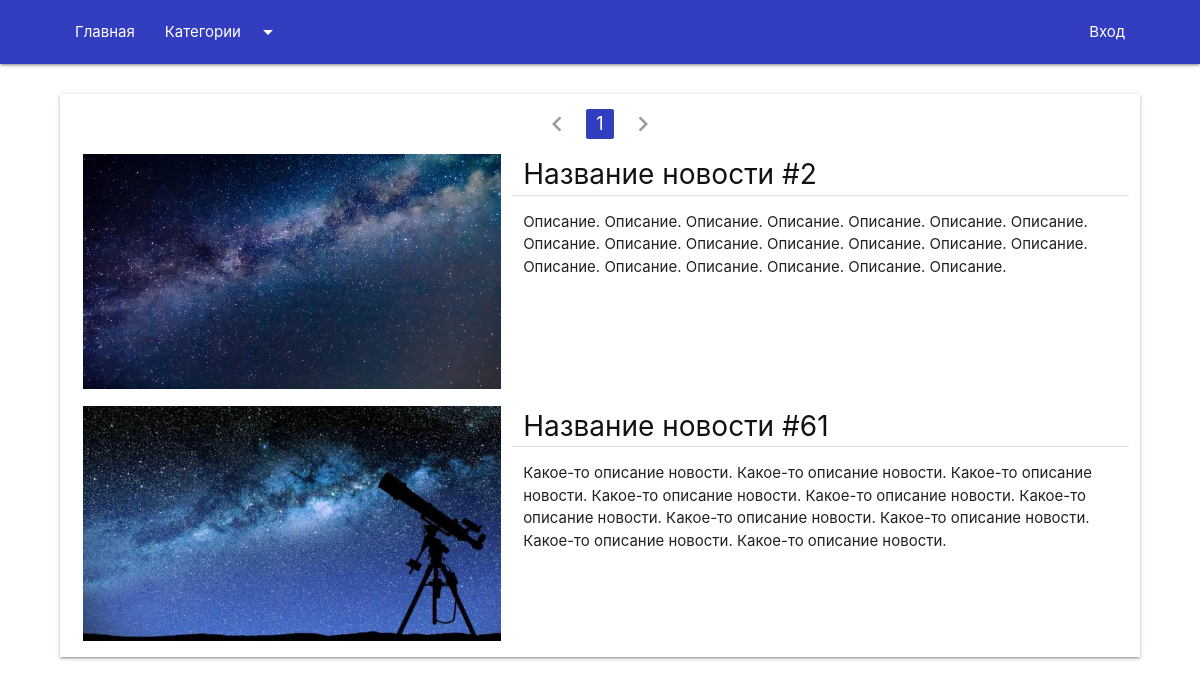
/news/category/astronomy/, run on the app's committed database.
### News/models.py (models this page shows, shortened)
class News(models.Model):
    visible = models.BooleanField(default=False, verbose_name='Показывать новость')
    title = models.CharField(max_length=1024, verbose_name='Название')
    short_desc = models.TextField(verbose_name='Краткое описание')
    tags = models.TextField(default='', blank=True, verbose_name='Тэги (через запятую)')
    category = models.ManyToManyField('Category', verbose_name='Категории')
    image = ProcessedImageField(upload_to='images/news-posters/',
                                 format='JPEG',
                                 processors=[ResizeToFill(1280, 720)],
                                 options={'quality': 75},
                                verbose_name='Постер',
                                help_text='Соотношение сторон будет преобразовано в 2:1')
    body = RichTextUploadingField(default='', verbose_name='Содержание')
    date = models.DateTimeField(default=timezone.now, verbose_name='Дата')
    date_edit = models.DateTimeField(auto_now=True, verbose_name='Дата изменения')
    class Meta:
        verbose_name = 'Новости'
        verbose_name_plural = 'Новости'
        ordering = ['-date']

### News/views.py (the view, shortened to what this page needs)
# urls.py: path('category/<category>/', news_category),
def news_category(request, category):
    NEWS_BY_PAGE = 12
    current_page = 1
    category = Category.objects.get(slug=category)
    news_list = News.objects.filter(category=category, visible=True)
    news_list, pages = pagination(current_page, news_list, NEWS_BY_PAGE)
    return render(request, 'News/NewsCategory.html', {'categories': get_category_list(),
                                                      'category': category,
                                                      'news_list': news_list,
                                                      'pages': pages})

### Main/templatetags/main_extras.py (called while the page is built)
@register.filter
def last_index(value):
    return value[-1]

### Main/utils.py (called while the page is built)
def pagination(current_page, objects, obj_in_page):
    MAX_PAGINATION = 4
    max_pages = math.ceil(objects.count() / obj_in_page)
    min_page = current_page - MAX_PAGINATION if current_page - MAX_PAGINATION > 0 else 1
    max_page = current_page + MAX_PAGINATION + 1 if current_page + MAX_PAGINATION + 1 <= max_pages else max_pages + 1
    right = current_page*obj_in_page
    if right > objects.count():
        objects = objects[(current_page-1)*obj_in_page:]
    else:
        objects = objects[(current_page-1)*obj_in_page:right]
    return objects, {'page': current_page, 'range': range(min_page, max_page), 'max_pages': max_pages}

### News/utils.py (called while the page is built)
def get_category_list():
    return Category.objects.all()

### templates/News/NewsCategory.html (shortened to what this page needs)
{% extends 'base.html' %}
{% load static %}
{% load main_extras %}
{% block content %}
    <div class="container">
        <div class="row">
            <div class="col s12 news-list z-depth-1">
                <div class="col s12 no-padding">
                    <ul class="pagination center">
                        {% if pages.page == pages.range.0 %}
                            <li class="disabled"><a href=""><i class="material-icons">chevron_left</i></a></li>
                        {% else %}
                            <li class="waves-effect"><a href="/?page={{ pages.page|add:"-1" }}"><i class="material-icons">chevron_left</i></a></li>
                        {% endif %}
                        {% for i in pages.range %}
                            {% if i == pages.page %}
                                <li class="active"><a href="#!">{{ i }}</a></li>
                            {% else %}
                                <li class="waves-effect"><a href="/?page={{ i }}">{{ i }}</a></li>
                            {% endif %}
                        {% endfor %}
                        {% if pages.page == pages.range|last_index %}
                            <li class="disabled"><a href="#!"><i class="material-icons">chevron_right</i></a></li>
                        {% else %}
                            <li class="waves-effect"><a href="/?page={{ pages.page|add:"1" }}"><i class="material-icons">chevron_right</i></a></li>
                        {% endif %}
                    </ul>
                </div>
                {% for news in news_list %}
                    <div class="col s12 xl10 offset-xl1 news no-padding hide-on-small-only">
                        <div class="col s4 m5">
                            <img src="{{ news.image.url }}" class="responsive-img">
                        </div>
                        <div class="col s8 m7 title">
                            <a href="/news/?id={{ news.id }}"><h4 >{{ news.title }}</h4></a>
                        </div>
                        <div class="col s8 m7 divider"></div>
                        <div class="col s8 m7">
                            <p class="short-desc">{{ news.short_desc }}</p>
                        </div>
                    </div>
                {% endfor %}
            </div>
        </div>
    </div>
{% endblock content %}

### static/css/style.css (style rules this page uses)
.pagination li.active { background-color:#323dc0 }
.news-list { margin-top:30px }
.news-list .news { margin-bottom:10px }
.news-list .news .title a { color:#121212 }
.news-list .news .title a h4 { font-size:28px;margin:5px 0 }
.news-list .news .short-desc { font-weight:400 }
.container { width:90% }
.no-padding { padding:0 !important }

### data on the page
News: image (picture), title "Название новости #2", short_desc "Описание. Описание. Описание. Описание. Описание. Описание. Описание. Описание. Описание. Описание. Описание. Описание. Описание. Описание. Описание. Описание. Описание. Описание. Описание. Описание."
News: image (picture), title "Название новости #61", short_desc "Какое-то описание новости. Какое-то описание новости. Какое-то описание новости. Какое-то описание новости. Какое-то описание новости. Какое-то описание новости. Какое-то описание новости. Какое-то описание новости. Какое-то описание новости. Какое-то описание новости."

### other printed values
{{ i }} "1"
